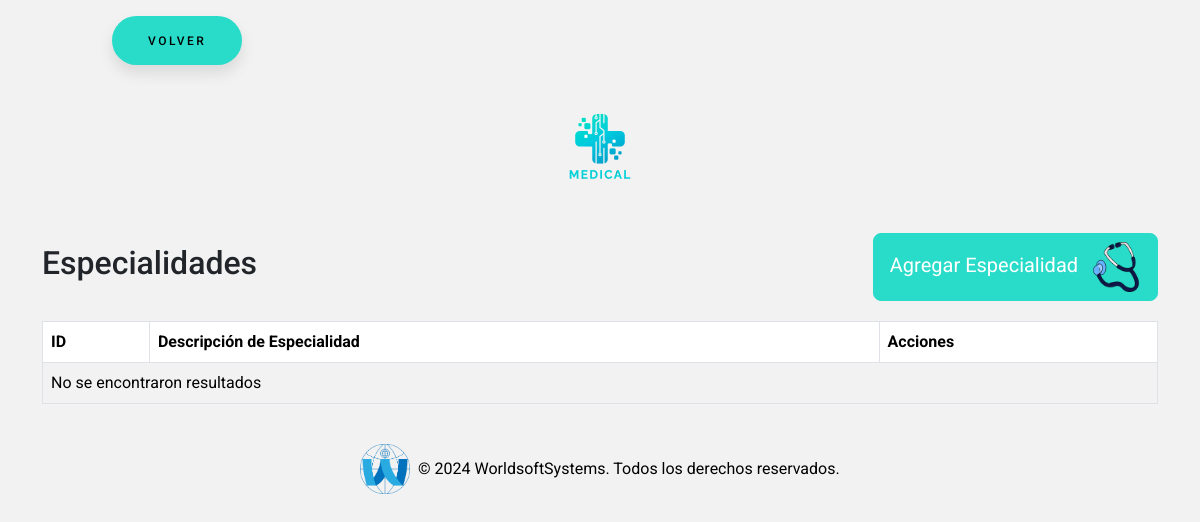
The app's page /crearEspecialidad/crearEspecialidad.php (signed in), older data.
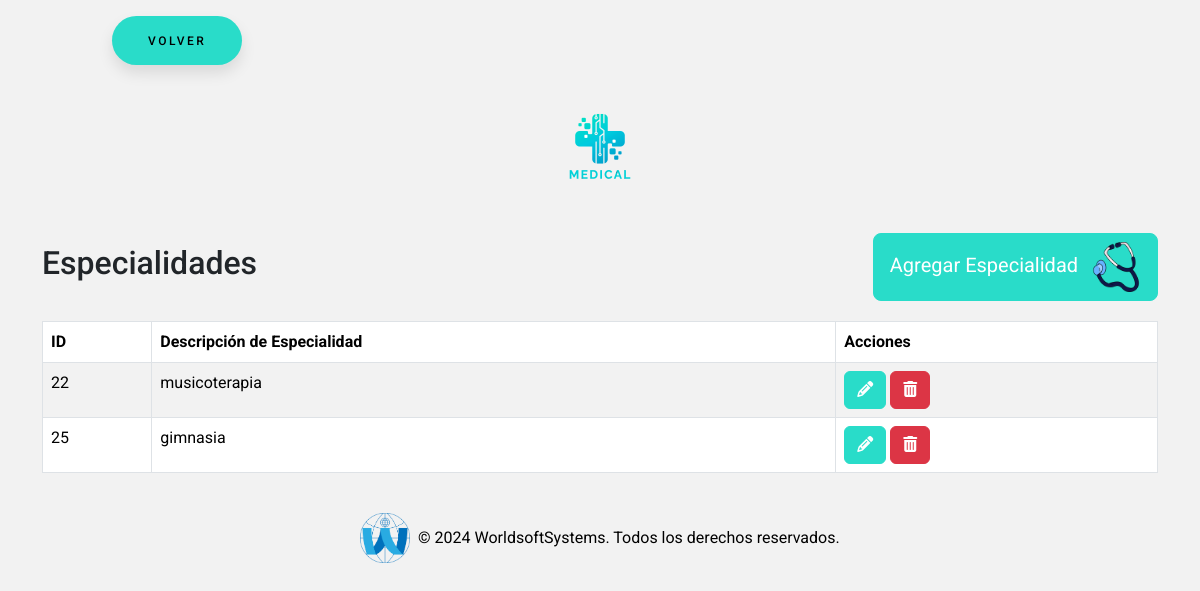
The same page, newer data.
### tables this page shows
CREATE TABLE `especialidad` (
  `id_especialidad` int(11) NOT NULL,
  `desc_especialidad` varchar(255) NOT NULL
);

### crearEspecialidad/crearEspecialidad.php (the view, shortened to what this page needs)
<?php
require_once "../conexion.php";
$sql = "SELECT * FROM especialidad";
$result = $conn->query($sql);
?>
<!DOCTYPE html>
<html lang="en">
<head>
    <link href="https://cdn.jsdelivr.net/npm/bootstrap@5.3.3/dist/css/bootstrap.min.css" rel="stylesheet"
>
    <link rel="stylesheet" href="https://cdnjs.cloudflare.com/ajax/libs/font-awesome/6.5.2/css/all.min.css"
 />
    <link rel="stylesheet" href="../estilos/styleGeneral.css">
    <link rel="stylesheet" href="../estilos/styleBotones.css">
</head>
<body>
    <button class="button" style="vertical-align:middle; margin-left:7rem"
        onclick="window.location.href = '../seccionAjustes/ajustes.php';">
        <span>VOLVER</span>
    </button>
    <div class="text-center my-4">
        <img src="../img/logo.png" alt="Logo MEDICAL" class="img-fluid" style="max-width: 120px;">
    </div>
    <div class="container">
        <div class="title-container">
            <h2>Especialidades</h2>
            <button type="button" class="btn btn-custom btn-lg" data-bs-toggle="modal"
                data-bs-target="#agregarEspecialidadModal">
                Agregar Especialidad <img src="../img/iconoCrearEsp.png" alt="Icono Crear Especialidad"
                    style="width: 50px; height: 50px; margin-left: 8px;">
            </button>
        </div>
        <table class="table table-striped table-bordered">
            <thead class="thead-dark">
                <tr>
                    <th>ID</th>
                    <th>Descripción de Especialidad</th>
                    <th>Acciones</th>
                </tr>
            </thead>
            <tbody>
                <?php if ($result->num_rows > 0): ?>
                    <?php while ($row = $result->fetch_assoc()): ?>
                        <tr>
                            <td><?= $row["id_especialidad"] ?></td>
                            <td><?= $row["desc_especialidad"] ?></td>
                            <td>
                                <button class="btn btn-custom-editar" onclick='editarEspecialidad(<?= json_encode($row) ?>)'><i
                                        class="fas fa-pencil-alt"></i></button>
                                <a href="?eliminar=<?= $row['id_especialidad'] ?>" class="btn btn-danger"
                                    onclick="return confirm('¿Estás seguro de que deseas eliminar esta especialidad?');"><i
                                        class="fas fa-trash-alt"></i></a>
                            </td>
                        </tr>
                    <?php endwhile; ?>
                <?php else: ?>
                    <tr>
                        <td colspan="4">No se encontraron resultados</td>
                    </tr>
                <?php endif; ?>
            </tbody>
        </table>
    </div>
    <footer class="bg-dark text-white text-center py-4 mt-auto">
        <div class="container">
            <div class="row justify-content-center">
                <div class="col-md-12 footer-logo-text">
                    <img src="../img/logoWSS.png" alt="Logo" class="img-fluid" style="max-height: 50px;">
                    <p class="mb-0">&copy; 2024 WorldsoftSystems. Todos los derechos reservados.</p>
                </div>
            </div>
        </div>
    </footer>
</body>
</html>

Row changes from the older to the newer data that the page shows:
added especialidad: id_especialidad "22", desc_especialidad "musicoterapia"
added especialidad: id_especialidad "25", desc_especialidad "gimnasia"
Text that changed along with them:
text no longer shown: "No se encontraron resultados"
